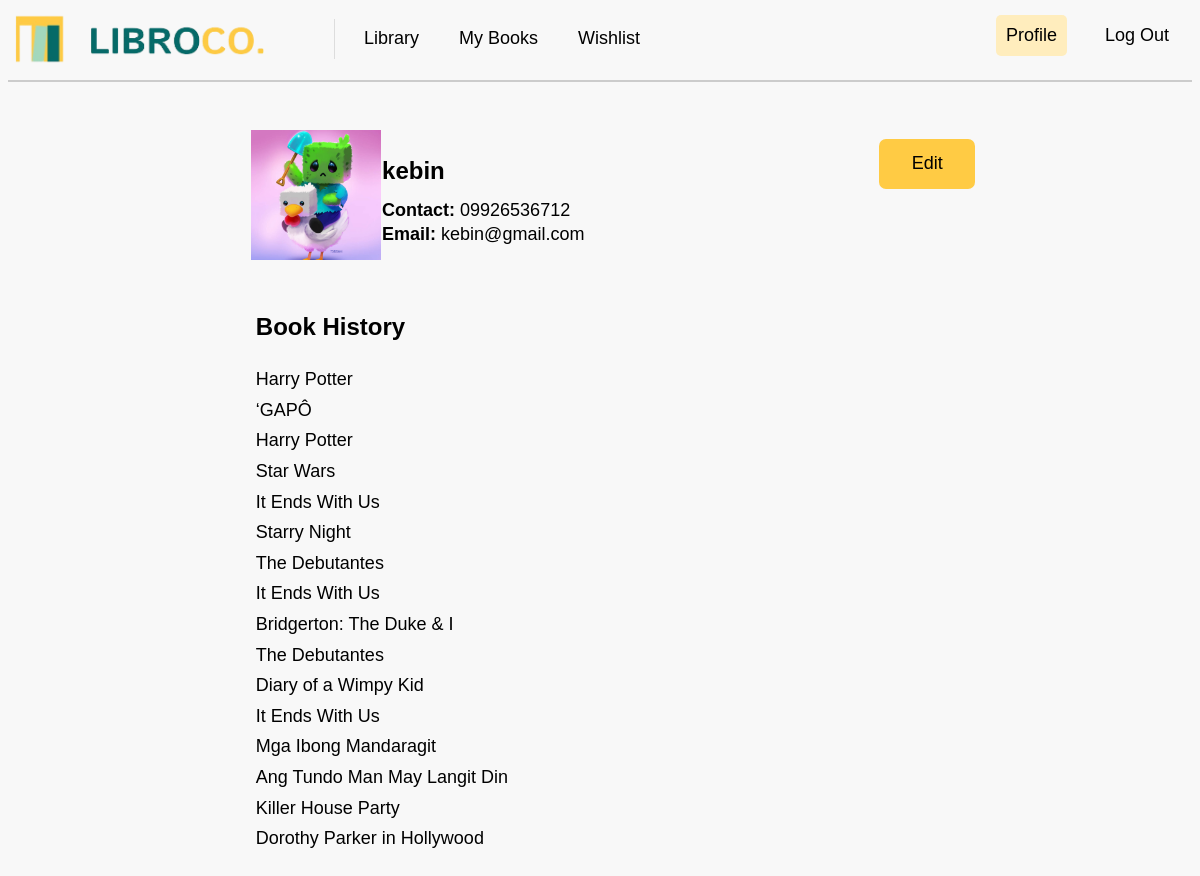
The page /reader_profile (signed in) on the database its author committed.
### tables this page shows
CREATE TABLE profileimages (
user_id INTEGER,
user_image VARCHAR(100),
FOREIGN KEY (user_id) REFERENCES users(user_id));

CREATE TABLE "users" (
	"user_id"	INTEGER PRIMARY KEY AUTOINCREMENT,
	"user_name"	TEXT,
	"user_email"	TEXT,
	"user_password"	TEXT UNIQUE,
	"user_contact"	TEXT,
	"user_code"	TEXT
);

CREATE TABLE requests (
request_id INTEGER PRIMARY KEY AUTOINCREMENT,
user_id INTEGER,
book_id INTEGER,
request_date TIMESTAMP DEFAULT CURRENT_TIMESTAMP, due_date DATE DEFAULT NULL, status VARCHAR(20) DEFAULT 'Pending',
FOREIGN KEY (user_id) REFERENCES users(user_id),
FOREIGN KEY (book_id) REFERENCES books(book_id));

CREATE TABLE "books" (
	"book_id"	INTEGER,
	"book_title"	VARCHAR(50) UNIQUE,
	"author"	VARCHAR(50),
	"publication_year"	INTEGER(5),
	"genre"	VARCHAR(20),
	"description"	VARCHAR(300),
	"image"	VARCHAR(100),
	PRIMARY KEY("book_id")
);

### app.py (the view)
@app.route("/reader_profile")
def reader_profile():
    print("Session data in reader profile route:", session)
    if 'user_id' not in session:
        return redirect(url_for("login"))
    user_id = session.get('user_id')
    sql_user = """
    SELECT u.user_name, u.user_email, u.user_contact, p.user_image
    FROM users u
    LEFT JOIN profileimages p ON u.user_id = p.user_id
    WHERE u.user_id = ?
    """
    user = getprocess(sql_user, (user_id,))
    if user:
        user_data = user[0]
        sql_history = """
        SELECT books.book_title, books.author, books.genre, requests.request_date
        FROM requests
        JOIN books ON requests.book_id = books.book_id
        WHERE requests.user_id = ?
        """
        history = getprocess(sql_history, (user_id,))
        book_history = [
            {
                "title": record['book_title'],
                "author": record['author'],
                "genre": record['genre'],
                "date": record['request_date']
            }
            for record in history
        ]
        return render_template(
            "reader_profile.html",
            user=user_data,
            book_history=book_history
        )
    else:
        flash("Profile not found.")
        return redirect(url_for("login"))

### app.py (called while the page is built)
@app.before_request
def before_request():
    print("Session data:", session)

### dbhelper.py (called while the page is built)
def getprocess(sql: str, params: tuple = ()) -> list:
    try:
        db = connect(database, timeout=30, check_same_thread=False)  # Adding timeout and thread safety
        db.row_factory = Row  # Ensure that rows are returned as dictionaries
        cursor = db.cursor()
        cursor.execute(sql, params)
        data = cursor.fetchall()  # Fetch the data
        return data
    except Error as e:
        print(f"SQLite error: {e}")
        return []
    finally:
        db.close()  # Ensure the connection is closed

### templates/reader_profile.html (shortened to what this page needs)
<!DOCTYPE html>
<html lang="en">
<head>
    <link rel="stylesheet" type="text/css" href="{{ url_for('static', filename='css/mainstyle.css') }}">
    <link rel="stylesheet" type="text/css" href="{{ url_for('static', filename='css/profilestyles.css') }}">
</head>
<body>
    <nav>
        <a class="navbar-brand" href="{{ url_for('library') }}">
            <img class="logo" src="{{ url_for('static', filename='images/logo.png') }}" width="250" height="50" alt="LibroCo. Logo">
        </a>
        <div class="navbar-links">
            <a href="{{ url_for('library') }}">Library</a>
            <a href="{{ url_for('my_books') }}">My Books</a>
            <a href="{{ url_for('wishlist') }}">Wishlist</a>
        </div>
        <div class="navbar-right">
            <a href="{{ url_for('reader_profile') }}" class="active">Profile</a>
            <a href="{{ url_for('logout') }}">Log Out</a>
        </div>
    </nav>
    <div class="divider"></div>
    <div class="main-content">
        <div class="profile_container">
            <div class="profile_image">
                <img src="{{ url_for('static', filename=user['user_image'] if user['user_image'] else 'images/default_profile.png') }}" alt="Profile Image">
            </div>
            <div class="profile_details">
                <h3 class="name">{{ user['user_name'] }}</h3>
                <h5 class="label">Contact: <span class="phone_details">{{ user['user_contact'] }}</span></h5>
                <h5 class="label">Email: <span class="email_details">{{ user['user_email'] }}</span></h5>
            </div>
            <div class="edit">
                <a href="{{ url_for('edit_reader_profile', id=user['user_id']) }}">
                    <button class="edit_button">Edit</button>
                </a>
            </div>
        </div>
        <div class="book_history">
            <h3 class="book_history_header">Book History</h3>
            <ol class="book_list">
                {% if book_history %}
                    {% for book in book_history %}
                        <li>
                            {{ book.title }}
                        </li>
                    {% endfor %}
                {% else %}
                    <li>No book history available.</li>
                {% endif %}
            </ol>
        </div>
    </div>
</body>
</html>

### static/css/mainstyle.css (style rules this page uses)
.navbar-right a { transition: background-color 0.3s ease; margin-right: 8px; margin-top: 2px; }
body { background: #f8f8f8; background-repeat: no-repeat; background-attachment: fixed; background-size: 100% 100%; font-family: 'Istok Web', sans-serif; }
.logo { margin: -9px; margin-right: 0; margin-left: -9px; margin-top: -9px; }
nav { display: flex; justify-content: flex-start; align-items: center; padding: 5px; background-color: #f8f8f8; font-size: 18px; }
.navbar-brand { display: flex; align-items: center; text-decoration: none; color: black; margin-right: 40px; }
.navbar-links { display: flex; margin-top: -1px; margin-left: 0%; gap: 20px; font-size: 18px; }
.navbar-right { display: flex; margin-left: auto; gap: 20px; }
nav a { text-decoration: none; color: black; padding: 10px; font-family: Arial, Helvetica, sans-serif; transition: background-color 0.3s ease; }
.active { background-color: #ffedbd; border-radius: 5px; font-weight: normal; }
.divider { width: auto; height: 2px; background-color: #ccc; margin-top: 10px; margin-left: fixed; }
.main-content { margin: 10px; }

### static/css/profilestyles.css (style rules this page uses)
.logo { margin: -9px; margin-right: 0; margin-left: -9px; margin-top: -9px; }
.profile_container { margin-top: 3rem; display: flex; justify-content: space-between; align-items: center; width: 60%; margin-left: auto; margin-right: auto; box-sizing: border-box; }
.profile_image { height: 8.125rem; width: 8.125rem; display: flex; justify-content: center; align-items: center; overflow: hidden; }
.profile_image img { object-fit: cover; width: 100%; height: 100%; }
.profile_details { margin-left: -0.45rem; height: auto; width: 70%; word-break: break-all; }
.navbar-links { display: flex; margin-left: -1px; gap: 20px; margin-top: -2px; }
.navbar-right { margin-top: -9px; }
.name { font-size: 24px; margin: 0; line-height: 2.3; }
.label, .phone_details, .email_details { margin: 0.125rem 0; line-height: 1.2; }
.label { font-weight: bold; font-size: 18px; }
.phone_details, .email_details { font-weight: normal; font-size: 18px; }
.edit { height: 7.063rem; width: 10%; }
.edit_button { border: none; height: 3.125rem; width: 6rem; background-color: #FFCB44; font-weight: normal; font-size: 1.125rem; border-radius: 0.438rem; cursor: pointer; }
.book_history { display: flex; flex-direction: column; align-items: flex-start; width: 60%; margin-top: 2.125rem; margin-left: auto; margin-right: auto; padding: 0.313rem; box-sizing: border-box; }
.book_history_header { margin: 0; text-align: left; line-height: 2.3; font-size: 24px; }
.book_list { list-style-type: none; margin-top: 0.625rem; padding-left: 0; line-height: 1.7; font-size: 18px; word-break: break-all; }

### rows shown on the page
profileimages: user_image (picture)
users: user_name "kebin", user_contact "09926536712", user_email "kebin@gmail.com"
requests: title "Harry Potter"
requests: title "‘GAPÔ"
requests: title "Harry Potter"
requests: title "Star Wars"
requests: title "It Ends With Us"
requests: title "Starry Night"
requests: title "The Debutantes"
requests: title "It Ends With Us"
requests: title "Bridgerton: The Duke & I"
requests: title "The Debutantes"
requests: title "Diary of a Wimpy Kid"
requests: title "It Ends With Us"
requests: title "Mga Ibong Mandaragit"
requests: title "Ang Tundo Man May Langit Din"
requests: title "Killer House Party"
requests: title "Dorothy Parker in Hollywood"
